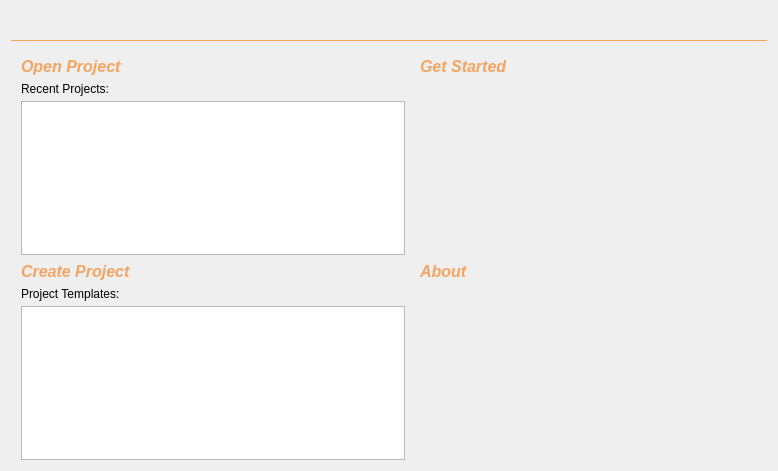
<?xml version="1.0" encoding="UTF-8"?>
<ui version="4.0">
 <class>StartPage</class>
 <widget class="QWidget" name="StartPage">
  <property name="geometry">
   <rect>
    <x>0</x>
    <y>0</y>
    <width>778</width>
    <height>471</height>
   </rect>
  </property>
  <property name="windowTitle">
   <string>StartPage</string>
  </property>
  <property name="locale">
   <locale language="English" country="UnitedKingdom"/>
  </property>
  <layout class="QVBoxLayout" name="verticalLayout" stretch="0,0,0">
   <property name="spacing">
    <number>10</number>
   </property>
   <item>
    <widget class="QLabel" name="logoLabel">
     <property name="locale">
      <locale language="English" country="UnitedKingdom"/>
     </property>
     <property name="frameShape">
      <enum>QFrame::NoFrame</enum>
     </property>
     <property name="text">
      <string/>
     </property>
     <property name="textFormat">
      <enum>Qt::AutoText</enum>
     </property>
     <property name="pixmap">
      <pixmap resource="../GuiResources/GuiResources.qrc">:/images/logo.png</pixmap>
     </property>
     <property name="margin">
      <number>0</number>
     </property>
    </widget>
   </item>
   <item>
    <widget class="Line" name="line">
     <property name="minimumSize">
      <size>
       <width>0</width>
       <height>10</height>
      </size>
     </property>
     <property name="maximumSize">
      <size>
       <width>16777215</width>
       <height>10</height>
      </size>
     </property>
     <property name="autoFillBackground">
      <bool>false</bool>
     </property>
     <property name="styleSheet">
      <string notr="true">color: rgb(244,164,96)</string>
     </property>
     <property name="frameShadow">
      <enum>QFrame::Plain</enum>
     </property>
     <property name="orientation">
      <enum>Qt::Horizontal</enum>
     </property>
    </widget>
   </item>
   <item>
    <layout class="QGridLayout" name="gridLayout" columnstretch="0,1,0" columnminimumwidth="250,0,0">
     <property name="sizeConstraint">
      <enum>QLayout::SetMinimumSize</enum>
     </property>
     <property name="leftMargin">
      <number>10</number>
     </property>
     <property name="rightMargin">
      <number>10</number>
     </property>
     <property name="horizontalSpacing">
      <number>15</number>
     </property>
     <property name="verticalSpacing">
      <number>5</number>
     </property>
     <item row="4" column="2" rowspan="2">
      <widget class="QLabel" name="aboutText">
       <property name="text">
        <string/>
       </property>
       <property name="textFormat">
        <enum>Qt::RichText</enum>
       </property>
       <property name="alignment">
        <set>Qt::AlignLeading|Qt::AlignLeft|Qt::AlignTop</set>
       </property>
       <property name="wordWrap">
        <bool>true</bool>
       </property>
      </widget>
     </item>
     <item row="4" column="0" alignment="Qt::AlignLeft">
      <widget class="QLabel" name="templatesLabel">
       <property name="text">
        <string>Project Templates:</string>
       </property>
      </widget>
     </item>
     <item row="3" column="2">
      <widget class="QLabel" name="aboutLabel">
       <property name="font">
        <font>
         <pointsize>12</pointsize>
         <weight>75</weight>
         <italic>true</italic>
         <bold>true</bold>
        </font>
       </property>
       <property name="styleSheet">
        <string notr="true">color: rgb(244,164,96)</string>
       </property>
       <property name="text">
        <string>About</string>
       </property>
      </widget>
     </item>
     <item row="0" column="2">
      <widget class="QLabel" name="getStartedLabel">
       <property name="font">
        <font>
         <pointsize>12</pointsize>
         <weight>75</weight>
         <italic>true</italic>
         <bold>true</bold>
        </font>
       </property>
       <property name="styleSheet">
        <string notr="true">color: rgb(244,164,96)</string>
       </property>
       <property name="text">
        <string>Get Started</string>
       </property>
      </widget>
     </item>
     <item row="1" column="0" alignment="Qt::AlignLeft">
      <widget class="QLabel" name="recentLabel">
       <property name="text">
        <string>Recent Projects:</string>
       </property>
      </widget>
     </item>
     <item row="0" column="1">
      <widget class="QPushButton" name="openProject">
       <property name="maximumSize">
        <size>
         <width>32</width>
         <height>32</height>
        </size>
       </property>
       <property name="text">
        <string/>
       </property>
       <property name="icon">
        <iconset resource="../GuiResources/GuiResources.qrc">
         <normaloff>:/images/open_16x16.png</normaloff>:/images/open_16x16.png</iconset>
       </property>
       <property name="flat">
        <bool>true</bool>
       </property>
      </widget>
     </item>
     <item row="3" column="1">
      <widget class="QPushButton" name="newProject">
       <property name="maximumSize">
        <size>
         <width>32</width>
         <height>32</height>
        </size>
       </property>
       <property name="text">
        <string/>
       </property>
       <property name="icon">
        <iconset resource="../GuiResources/GuiResources.qrc">
         <normaloff>:/images/new_16x16.png</normaloff>:/images/new_16x16.png</iconset>
       </property>
       <property name="flat">
        <bool>true</bool>
       </property>
      </widget>
     </item>
     <item row="2" column="0" colspan="2">
      <widget class="QListWidget" name="recentProjects">
       <property name="frameShadow">
        <enum>QFrame::Plain</enum>
       </property>
      </widget>
     </item>
     <item row="5" column="0" colspan="2">
      <widget class="QListWidget" name="projectTemplates">
       <property name="frameShadow">
        <enum>QFrame::Plain</enum>
       </property>
      </widget>
     </item>
     <item row="0" column="0">
      <widget class="QLabel" name="openProjectLabel">
       <property name="font">
        <font>
         <pointsize>12</pointsize>
         <weight>75</weight>
         <italic>true</italic>
         <bold>true</bold>
        </font>
       </property>
       <property name="styleSheet">
        <string notr="true">color: rgb(244,164,96)</string>
       </property>
       <property name="text">
        <string>Open Project</string>
       </property>
      </widget>
     </item>
     <item row="3" column="0">
      <widget class="QLabel" name="createProjectLabel">
       <property name="font">
        <font>
         <pointsize>12</pointsize>
         <weight>75</weight>
         <italic>true</italic>
         <bold>true</bold>
        </font>
       </property>
       <property name="styleSheet">
        <string notr="true">color: rgb(244,164,96)</string>
       </property>
       <property name="text">
        <string>Create Project</string>
       </property>
      </widget>
     </item>
    </layout>
   </item>
  </layout>
 </widget>
 <layoutdefault spacing="6" margin="11"/>
 <resources>
  <include location="../GuiResources/GuiResources.qrc"/>
 </resources>
 <connections/>
</ui>
